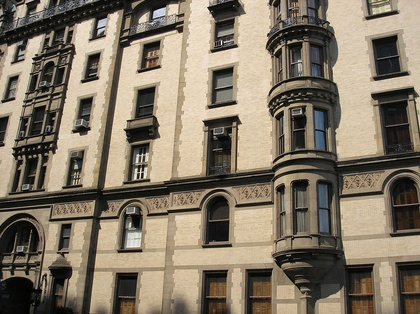
%> input picture build/img/csc420/A2/building.jpg, 420 x 314 px, shrunk from 1024 x 766 before the run
$ octave features.m   (GNU Octave 9; MATLAB toolbox functions it lacks are replaced by stand-ins)
%> lines starting %> are read from the running program, lines starting %| are printed output that depends on the picture
%% Tutorial for scale-space feature selection written by Chris McIntosh (chris.mcintosh@rmp.uhn.on.ca)

%% Build a synethic image
close all;
% [9 lines of commented-out code are left out]

img = rgb2gray(imread('F:/University/2016-2017/CSC420/Assignment/A2/building.jpg'));
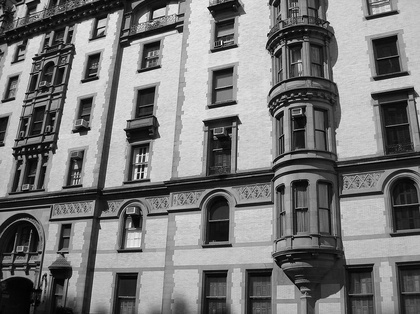
%> img: size 314x420 uint8; min 0, max 253, mean 120.6

%%perform base-level smoothing to supress noise
imgS = img;%conv2(img,fspecial('Gaussian',[25 25],0.5),'same');%Base smoothing
cnt = 1;
clear responseDoG responseLoG
k = 1.1;
sigma = 2.0;
s = k.^(1:20)*sigma;
responseDoG = zeros(size(img,1),size(img,2),length(s));
responseLoG = zeros(size(img,1),size(img,2),length(s));
imG = zeros(size(img,1),size(img,2),length(s));

%% Filter over a set of scales
for si = 1:length(s);
    sL = s(si);
    hs= max(25,min(floor(sL*3),128));
    HL = fspecial('log',[hs hs],sL);
    H = fspecial('Gaussian',[hs hs],sL);
    if(si<length(s))
        Hs = fspecial('Gaussian',[hs hs],s(si+1));
    else
        Hs = fspecial('Gaussian',[hs hs],sigma*k^(si+1));
    end
    imgFiltL = conv2(double(imgS),double(HL),'same');
    imgFilt = conv2(double(imgS),double(H),'same');
    imG(:,:,si) = imgFilt;
    imgFilt2 = conv2(double(imgS),double(Hs),'same');
    %Compute the DoG
    responseDoG(:,:,si)  = (imgFilt2-imgFilt);
    %Compute the LoG
    responseLoG(:,:,si)  = (sL^2)*imgFiltL;
end
%> this loop made 20 passes
%> pass 1, `imgFiltL = conv2(double(imgS),double(HL),'same');`:
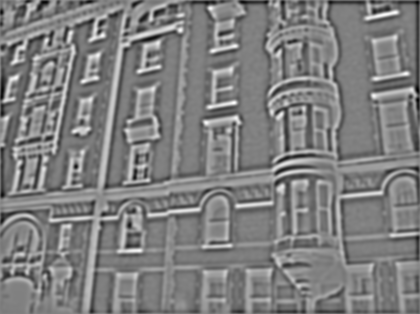
%> imgFiltL: size 314x420 double; min -17.53, max 17.2, mean -0.211; drawn with min black and max white
%> pass 1, `imgFilt = conv2(double(imgS),double(H),'same');`:
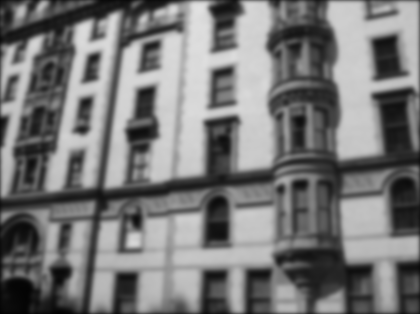
%> imgFilt: size 314x420 double; min 2.86, max 225.6, mean 119.6
%> after the loop:
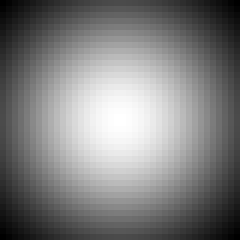
%> Hs: size 40x40 double (shown 6 times larger); min 0.000189, max 0.00107, mean 0.000625; drawn with min black and max white
%Why do responseDoG and responseLoG look different for larger k?

%% Explore the scale space
t = 1;
DESC = 1;
while(t)
    fg = figure;imagesc(img);axis image;hold on;colormap gray;
    drawnow;
%> (the run ends here)
